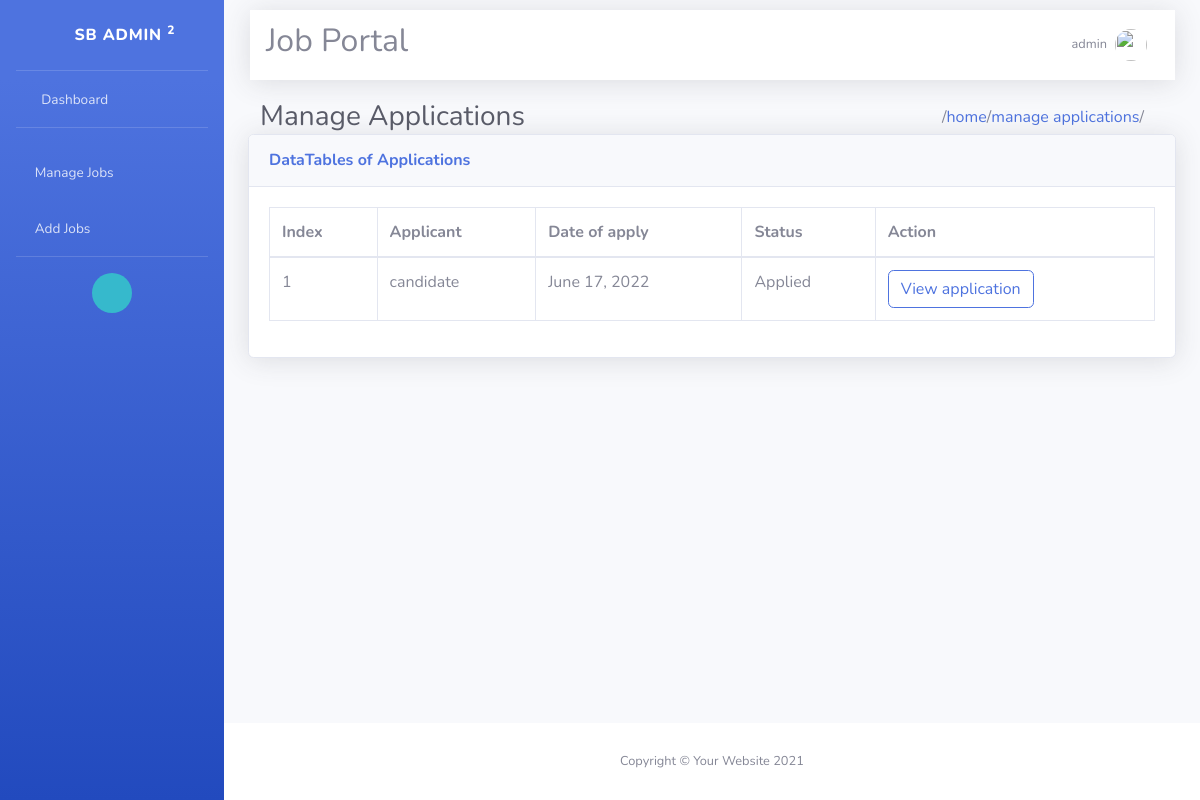
The page /applications/3/ (signed in) on the database as committed earlier.
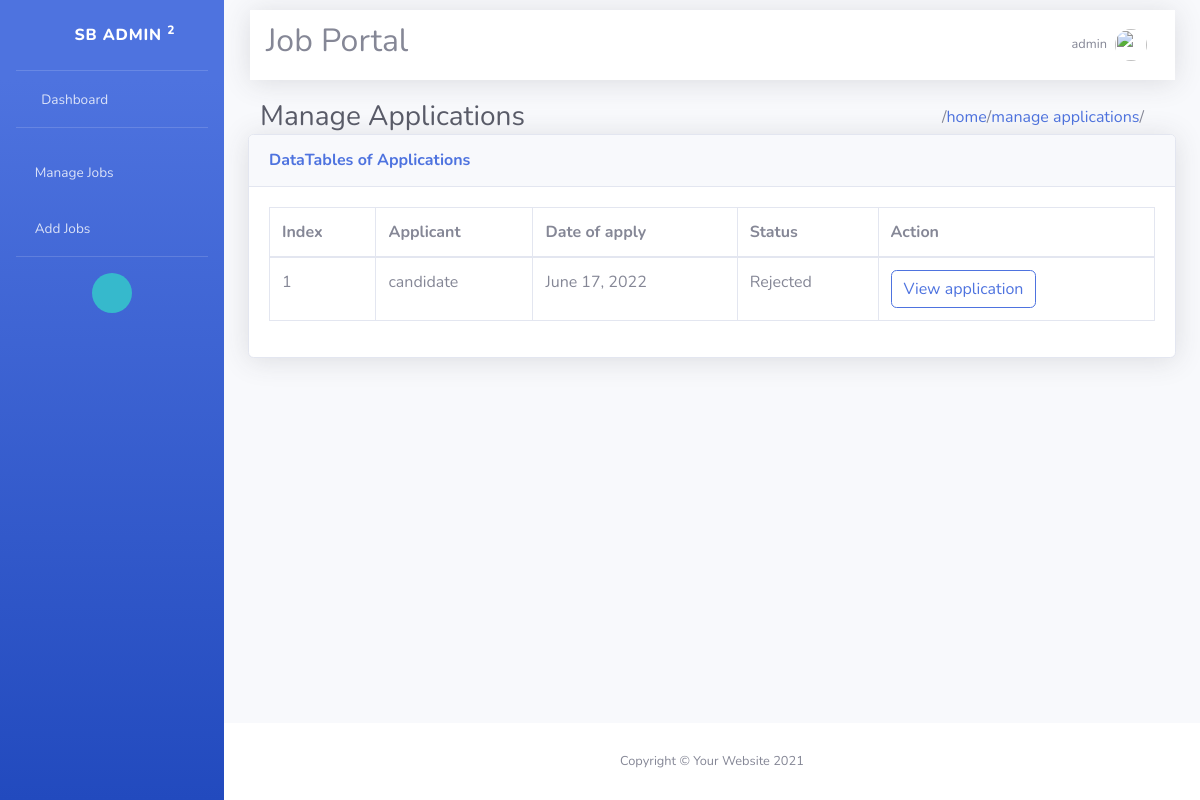
The same page on the database as committed later.
### employer/models.py (models this page shows)
class Applications(models.Model):
    applicant = models.ForeignKey(CustomUser, on_delete=models.CASCADE, related_name='applicant')
    job = models.ForeignKey(Jobs, on_delete=models.CASCADE)
    options = (
        ("Applied", "applied"),
        ("Accepted", "accepted"),
        ("Rejected", "rejected"),
        ("Pending", "pending"),
        ("Cancelled", "cancelled")
    )
    status = models.CharField(choices=options, max_length=120, default="Applied")
    date = models.DateTimeField(auto_now_add=True)
    class Meta:
        unique_together = ("applicant", "job")

class CustomUser(AbstractUser):
    options = (
        ("employer", 'Employer'),
        ("candidate", "Candidate")
    )
    role = models.CharField(max_length=120, choices=options, default="candidate")

### employer/views.py (the view)
# urls.py: path('applications/<int:job_id>/', views.ApplicationListView.as_view(), name="application-list"),
@method_decorator(signin_required, name='dispatch')
class ApplicationListView(ListView):
    model = Applications
    context_object_name = "applications"
    template_name = "employer/job-applications.html"
    def get_queryset(self):
        job_id = self.kwargs.get("job_id")
        return Applications.objects.filter(job=job_id).exclude(status="Cancelled")

### employer/templates/employer/job-applications.html (shortened to what this page needs)
{% extends 'employer/base.html' %}
{% load static %}
{% load humanize %}
{% block content %}
<div class="d-sm-flex align-items-center justify-content-around">
    <div class="col-sm-6 d-flex justify-content-between align-items-center">
        <h1 class="h3 mb-0 text-gray-800">Manage&nbspApplications</h1>
    </div>
    <div class="col-sm-6 d-sm-flex justify-content-end">
        <div class="d-flex" style="margin-right: 20px">
            /<a href="{% url 'employer:home' %}">home</a>/
            <a href="#">manage applications</a>/
        </div>
    </div>
</div>
<div class="card shadow mb-4">
    <div class="card-header py-3">
        <h6 class="m-0 font-weight-bold text-primary">DataTables of Applications</h6>
    </div>
    {% if applications %}
    <div class="card-body">
        <div class="table-responsive">
            <table class="table table-bordered" id="dataTable" width="100%" cellspacing="0">
                <thead>
                    <tr>
                        <th>Index</th>
                        <th>Applicant</th>
                        <th>Date of apply</th>
                        <th>Status</th>
                        <th>Action</th>
                    </tr>
                </thead>
                <tbody>
                    {% for application in applications %}
                    <tr>
                        <td>{{ forloop.counter }}</td>
                        <td>{{ application.applicant }}</td>
                        <td>{{ application.date|naturalday }}</td>
                        <td>{{ application.status }}</td>
                        <td>
                            <a href="{% url 'employer:view-application' application.id %}" class="btn btn-outline-primary">View application</a>
                        </td>
                    </tr>
                    {% endfor %}
                </tbody>
            </table>
        </div>
    </div>
    {% else %}
    <h4 class="px-3 py-1">No applications</h4>
    {% endif %}
</div>
{% endblock %}

Rows that differ between the two databases and show on the page:
changed Applications "candidate": status "Applied" → "Rejected"
